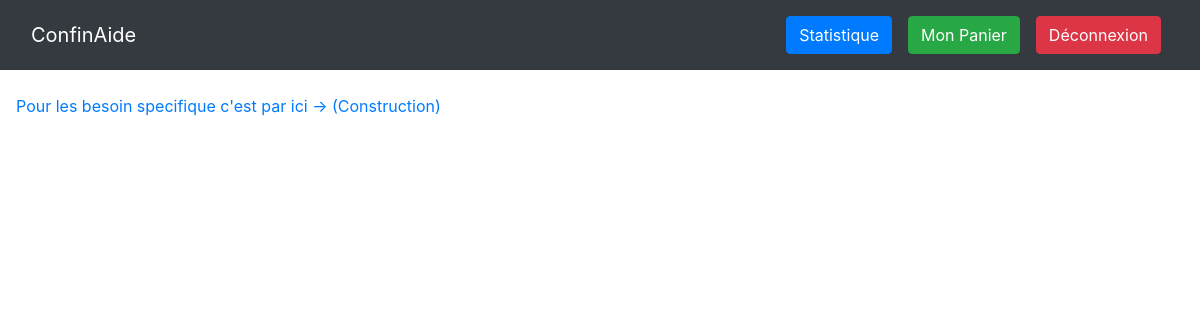
/ConfinAide/commandes/, run on an earlier commit of the app's database.
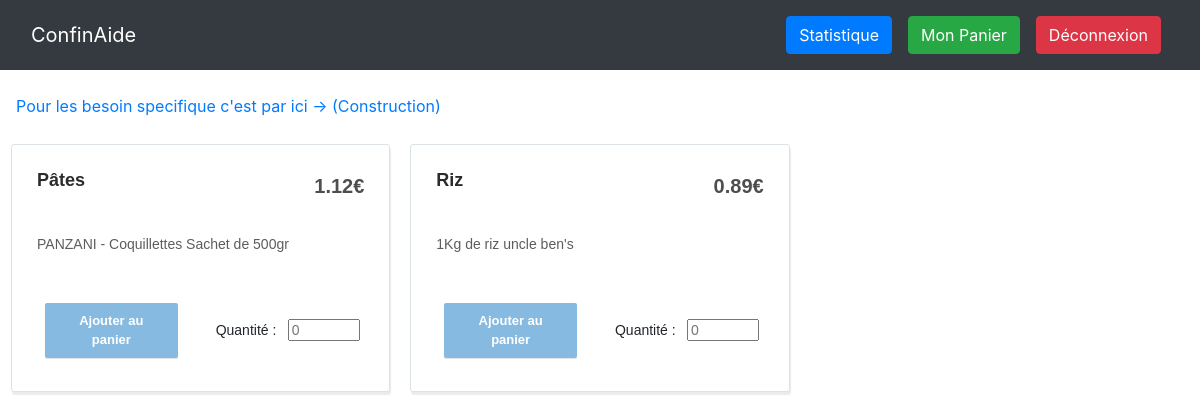
And on a later commit of the database.
### ConfinAide/models.py (models this page shows, shortened)
class Produit(models.Model):
    name = models.CharField(primary_key = True, max_length = 20)
    name_Pretty = models.CharField(max_length = 50)
    prix = models.FloatField()
    desc = models.CharField(max_length = 250)

### ConfinAide/views.py (the view)
# urls.py: path('commandes/', views.commandes, name='commandes'),
def commandes(request):
    if request.method == "GET":
        c = list()
        e = list()
        i = 0
        for p in [o.name for o in Produit.objects.all()]:
                if i == 3:
                    i = 0
                    c.append(e)
                    e = list()
                produit = Produit.objects.get(name=p)
                e.append({"name": p , "namePretty" : produit.name_Pretty, "prix": produit.prix , "desc" : produit.desc})
                i += 1
        if e not in c : c.append(e)
        return render(request, "listProduit.html", {"produits" : c})
    if request.method == "POST":
        if commande.Validation(request):
            return HttpResponseRedirect(reverse("panier"))
        else:
            return HttpResponse("Echec de la commande<br><a href='/ConfinAide/panier/'>Retour au panier</a>")

### templates/listProduit.html (shortened to what this page needs)
{% load static from static %}
<!DOCTYPE html>
<html>
<head>
    <link rel="stylesheet" href="{% static 'assets/bootstrap/css/bootstrap.min.css'%}">
    <link rel="stylesheet" href="{% static 'assets/css/Pretty-Login-Form.css'%}">
    <link rel="stylesheet" href="{% static 'assets/css/Pretty-Product-List.css'%}">
    <link rel="stylesheet" href="{% static 'assets/css/Pretty-Registration-Form.css'%}">
    <link rel="stylesheet" href="{% static 'assets/css/styles.css'%}">
</head>
<body>
    <nav class="navbar navbar-dark navbar-expand-md bg-dark">
        <div class="container-fluid"><a class="navbar-brand" href="/ConfinAide/connexion/">ConfinAide</a>
            <div class="collapse navbar-collapse d-md-flex d-lg-flex d-xl-flex justify-content-md-end justify-content-lg-end justify-content-xl-end"
                id="navcol-1">
                <ul class="nav navbar-nav">
                    <li class="nav-item" role="presentation"><a href="/ConfinAide/statistique/"><button class="btn btn-primary margin-right" type="button">Statistique</button></a></li>
                    <li class="nav-item" role="presentation"><a href="/ConfinAide/panier/"><button class="btn btn-success d-lg-flex" type="button">Mon Panier</button><a></li>
                    <li class="nav-item" role="presentation"><a href="/ConfinAide/deconnexion/"><button class="btn btn-danger d-lg-flex" type="button">Déconnexion</button><a></li>
                </ul>
            </div>
        </div>
    </nav>
    <br>
    <div class="">
        <a href="/ConfinAide/commandes_specifique/" style="margin-left: 1rem;">Pour les besoin specifique c'est par ici -> (Construction)</a>
    </div>
    <div class="center">
        {%for r in produits%}
        <div class="row product-list">
            {%for p in r%}
            <div class="col-sm-6 col-md-4 product-item">
                <div class="product-container">
                    <div class="row">
                        <div class="col-8">
                            <h2><a href="#">{{p.namePretty}}</a></h2>
                        </div>
                        <div class="col-4">
                            <p class="product-price">{{p.prix}}€</p>
                        </div>
                    </div>
                    <div class="row">
                        <div class="col-12">
                            <p class="product-description">{{p.desc}}<br><br></p>
                            <form action="/ConfinAide/panier/" method="POST">{% csrf_token %}
                                <div class="row">
                                    <div class="col-6"><button class="btn btn-light" type="submit">Ajouter au panier</button></div>
                                    <div class="col-6"><label class="quantity">Quantité :&nbsp;</label><input type="number" name="q" id="q" class="quantity" min="1" placeholder="0"></div>
                                </div>
                            </form>
                        </div>
                    </div>
                </div>
            </div>
            {%endfor%}
        </div>
        {%endfor%}
    </div>
</body>
</html>

What changed in the data, as far as the page shows it:
added Produit: namePretty "Pâtes", prix "1.12", desc "PANZANI - Coquillettes Sachet de 500gr"
added Produit: namePretty "Riz", prix "0.89", desc "1Kg de riz uncle ben's"
Also different on the page:
new list line: "€ Ajouter au panier Quantité :  € Ajouter au panier Quantité : "
